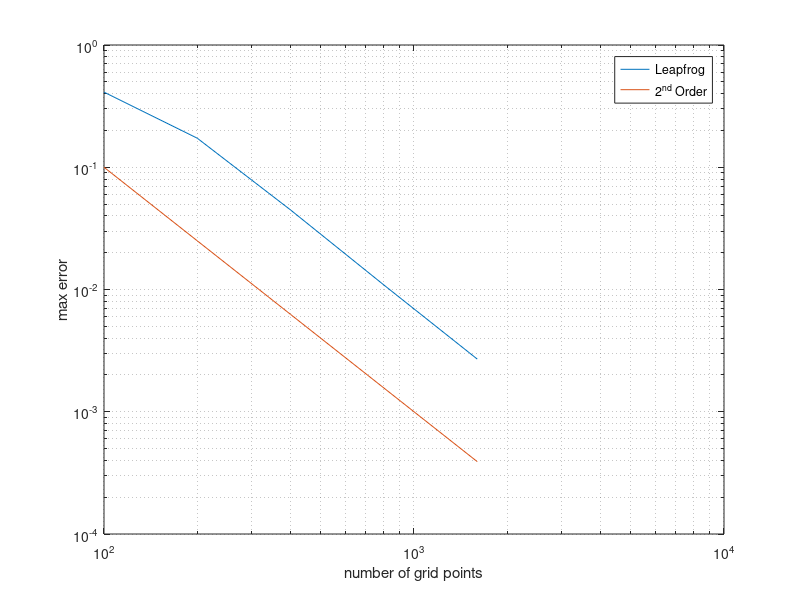

MATLAB code for this plot:
close all
loglog([100 200 400 800 1600],[4.11536e-1 1.72731e-1 4.46889e-2 1.08753e-2 2.69569e-3])
hold on
loglog([100 200 400 800 1600],1e3*[1/100^2 1/200^2 1/400^2 1/800^2 1/1600^2])

legend 'Leapfrog' '2^{nd} Order'
xlabel 'number of grid points'
ylabel 'max error'
grid minor

